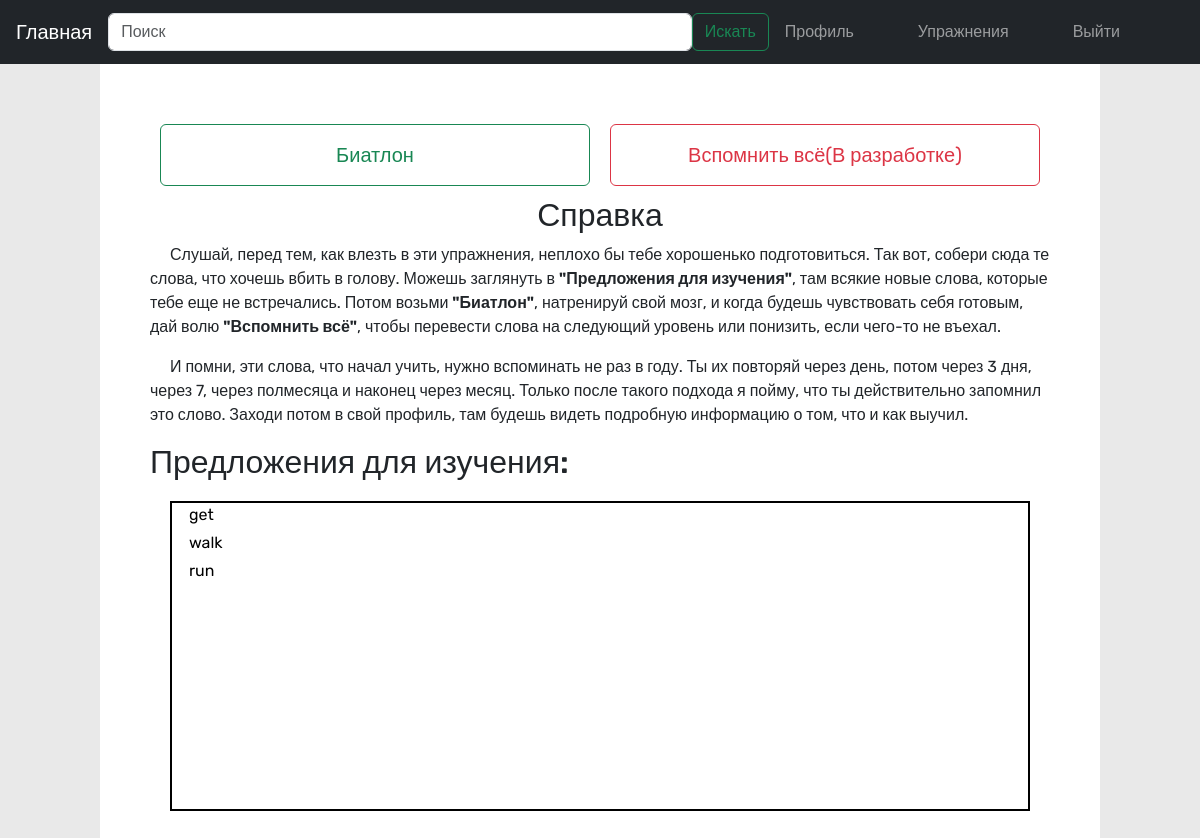
The app's page /learning/exercises (signed in), older data.
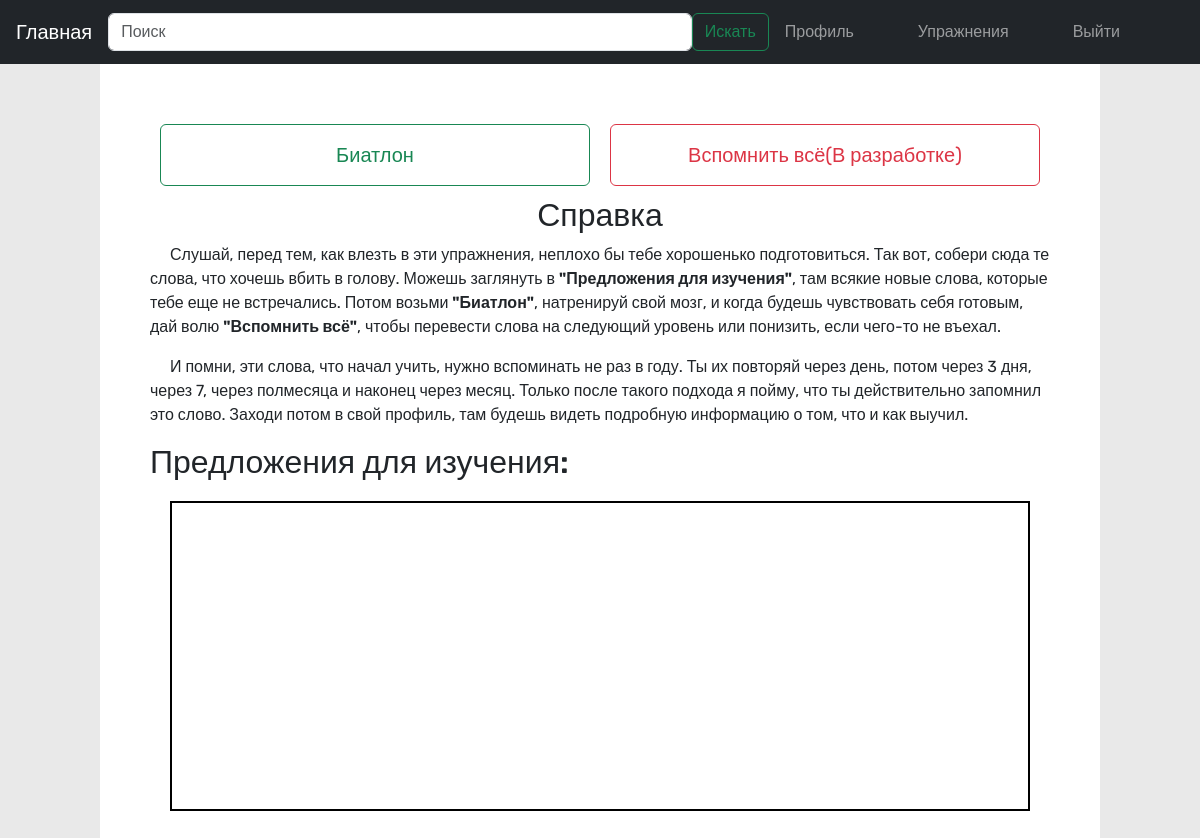
The same page, newer data.
### word/models.py (models this page shows, shortened)
class Word(models.Model):
    name = models.CharField(max_length=255, unique=True)
    short_description = models.CharField(max_length=955, unique=True, blank=True, null=True)
    rank = models.CharField(default='22000', max_length=100, blank=True, null=True)
    class Meta:
        ordering = ['name', 'rank']

### learning/views.py (the view)
# urls.py: path('exercises', views.exercises, name='exercises'),
@login_required
def exercises(request):
    remaining_words = _words_for_exercises(request.user)
    return render(request, 'exercises.html', {'words': remaining_words})

### learning/services.py (called while the page is built)
def _words_for_exercises(user):
    all_words = Word.objects.exclude(Q(rank='0') | Q(rank__regex=r'\D'))
    all_words = all_words.annotate(rank_as_int=Cast('rank', output_field=IntegerField()))
    all_words = all_words.order_by('rank_as_int')
    learning_words = StudyWord.objects.filter(learner__user=user)
    remaining_words = all_words.exclude(id__in=learning_words.values_list('word', flat=True))[:100]
    return remaining_words

### learning/templates/exercises.html (shortened to what this page needs)
{% extends "base.html" %}
 {% block content %} {% block info %} {% endblock %}
<div class="main">
  <div class="block">
    <div class="buttuns">
      <button type="button" class="btn btn-outline-success biathlon big">
        Биатлон
      </button>
      <button type="button" class="btn btn-outline-danger remember big">
        Вспомнить всё(В разработке)
      </button>
    </div>
    <h2 class="left-text">Справка</h2>
    <p class="left-text indent">
        Слушай, перед тем, как влезть в эти упражнения, неплохо бы тебе хорошенько подготовиться.
        Так вот, собери сюда те слова, что хочешь вбить в голову.
        Можешь заглянуть в <strong>"Предложения&nbsp;для&nbsp;изучения"</strong>, там всякие новые слова, которые тебе еще не встречались.
        Потом возьми <strong>"Биатлон"</strong>, натренируй свой мозг, и когда будешь чувствовать себя готовым,
        дай волю <strong>"Вспомнить всё"</strong>, чтобы перевести слова на следующий уровень или понизить, если чего-то не въехал.
    </p>
    <p class="left-text indent">
        И помни, эти слова, что начал учить, нужно вспоминать не раз в году.
        Ты их повторяй через день, потом через 3 дня, через 7, через полмесяца и наконец через месяц.
        Только после такого подхода я пойму, что ты действительно запомнил это слово.
        Заходи потом в свой профиль, там будешь видеть подробную информацию о том, что и как выучил.
    </p>
    <div class="notes w-100">
      <h2>Предложения для изучения:</h2>
      <div class="words row">
          {% for word in words %}
          <div class="col-1 mb-1">
              <span>
                  <a href="{% url 'words:word_detail'%}?word={{word.name}}" class="word-click" target="_blank">{{word.name}}</a>
              </span>
          </div>
          {% endfor %}
      </div>
  </div>
  </div>
</div>
{% endblock %}

### account/templates/base.html (shortened to what this page needs)
<!DOCTYPE html>
<html>
  <head>
    {% load bootstrap5 %}
    {% bootstrap_css %}
    {% load static %}
    <link rel="stylesheet" href="{% static 'css/base.css' %}" />
    <link rel="stylesheet" href="{% static 'css/adaptive.css' %}" />
  </head>
  <body>
    <nav class="navbar navbar-expand-lg navbar-dark bg-dark p-1">
      <div class="container-fluid  justify-content-around">
          <a class="navbar-brand" href="/">Главная</a>
          <ul class="navbar-nav w-75">
            <li class="nav-item w-100 search-box">
                <form class="form-inline w-100 d-flex nowrap" method="get" action="#">
                    <input class="form-control" type="text" placeholder="Поиск" name="word" id="word" />
                    <button class="btn btn-outline-success" type="submit">Искать</button>
                </form>
            </li>
          </ul>
          {% if request.user.is_authenticated %}
          <div class="collapse navbar-collapse justify-content-end" id="navbarNav">
              <ul class="navbar-nav m-2">
                  <li class="nav-item text-end pe-5">
                      <a class="nav-link" href="{% url "learning:profile" %}">Профиль</a>
                  </li>
                  <li class="nav-item text-end pe-5">
                      <a class="nav-link" href="{% url "learning:exercises" %}">Упражнения</a>
                  </li>
                  <li class="nav-item text-end pe-5">
                      <a class="nav-link" href="{% url 'account:logout' %}">Выйти</a>
                  </li>
              </ul>
          </div>
          {% endif %}
      </div>
  </nav>
    {% block content %}{% endblock %}
  </body>
</html>

### word/static/css/base.css (style rules this page uses)
html { height: 100%; }
body { font-family: 'Rubik', sans-serif; cursor: default; height: 100%; display: flex; flex-direction: column; }
.main { display: flex; flex-direction: row; justify-content: space-around; background-color: #e9e9e9; flex-grow: 1; }
.block { padding: 50px; padding-top: 50px; width: 1000px; display: flex; flex-direction: column; background-color: white; align-items: center; justify-content: center; }
.nowrap { flex-wrap: nowrap; }
.buttuns { display: flex; flex-wrap: wrap; width: 100%; justify-content:space-evenly; align-items: center; flex-direction: row; }
.buttuns > button { flex: 1; margin: 10px; flex-grow: 1; }
.big { font-size: 30px; margin: 25px; padding: 25px; width: auto; }
.words { flex-direction: column; border: black solid 2px; margin: 20px; padding: 10px; }
.left-text { text-align: left; }
.indent { text-indent: 20px; }

### word/static/css/adaptive.css (style rules this page uses)
@media only screen and (min-width: 320px) { .words { height: 600px; padding: 0px; font-size: small; } }
@media only screen and (min-width: 320px) { .big { font-size: 20px; margin: 5px; padding: 5px; width: auto; height: 70px; } }
@media only screen and (min-width: 320px) { .block { padding: 20px; padding-top: 25px; } }
@media only screen and (min-width: 700px) { .words { height: 480px; font-size: medium; } }
@media only screen and (min-width: 700px) { .block { padding: 50px; } }
@media only screen and (min-width: 1000px) { .words { height: 310px; } }
@media only screen and (min-width: 1000px) { .big { font-size: 20px; margin: 25px; padding: 15px; width: auto; height: auto; } }

Row changes from the older to the newer data that the page shows:
removed Word: name "get"
removed Word: name "walk"
removed Word: name "run"
